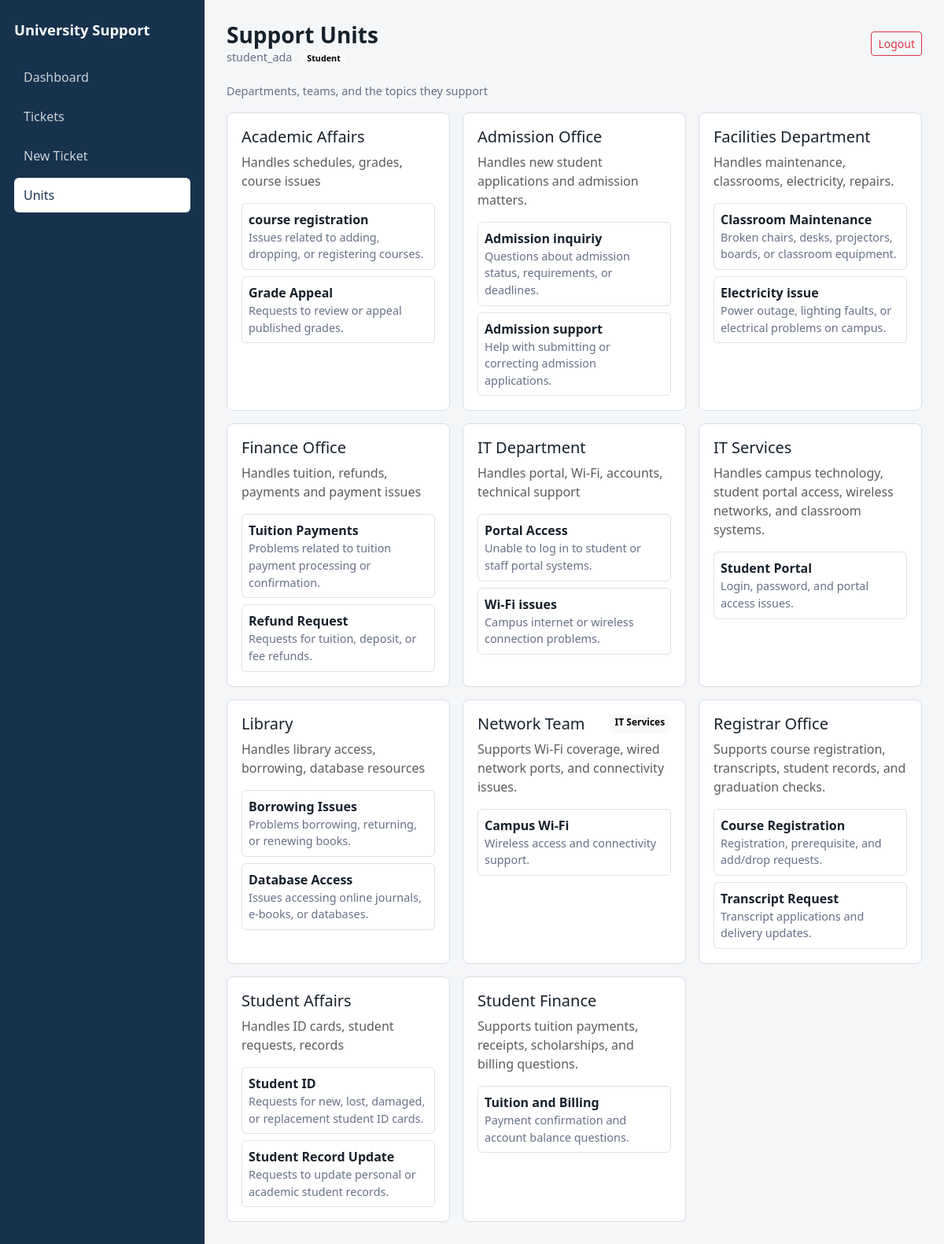
Page /api/ui/units/ (signed in) on the earlier database version.
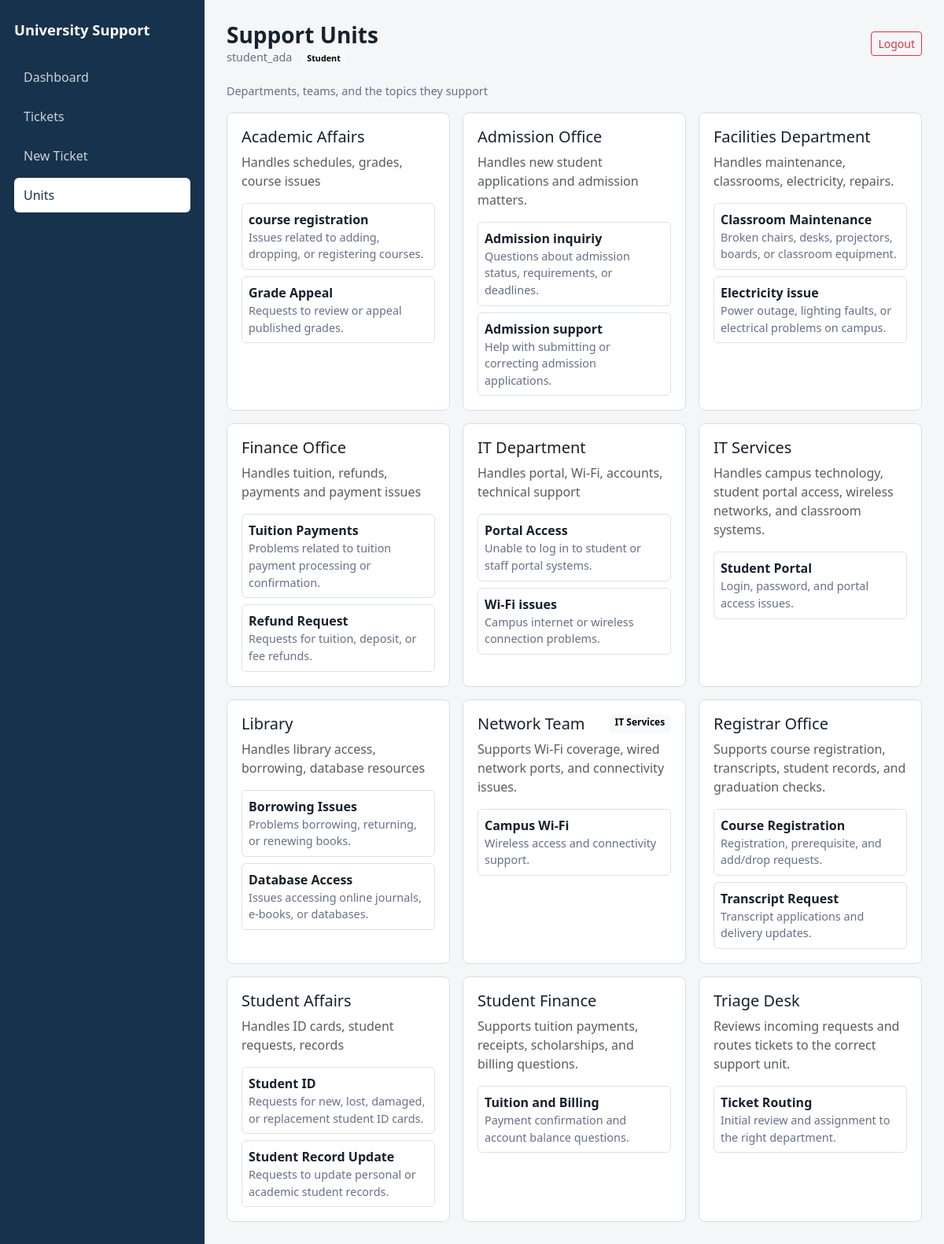
Same page on the later database version.
### tickets/models.py (models this page shows, shortened)
class Unit(models.Model):
    name = models.CharField(max_length=255)
    description = models.TextField(blank=True, null=True)
    parent = models.ForeignKey('self', null=True, blank=True, on_delete=models.CASCADE)

class Topic(models.Model):
    unit = models.ForeignKey(Unit, on_delete=models.CASCADE, related_name='topics')
    name = models.CharField(max_length=255)
    description = models.TextField(blank=True, null=True)

### tickets/views.py (the view)
# urls.py: path('ui/units/', views.unit_list_page, name='unit_list_page'),
def unit_list_page(request):
    if not request.user.is_authenticated:
        return redirect('/api/login/')
    units = Unit.objects.prefetch_related('topics').order_by('name')
    return render(request, 'tickets/unit_list.html', {
        'units': units,
        'role': get_user_role(request.user),
    })

### tickets/views.py (called while the page is built)
def get_user_role(user):
    if not user.is_authenticated:
        return ''
    return user.groups.first().name if user.groups.exists() else ''

### tickets/templates/tickets/unit_list.html (shortened to what this page needs)
{% extends "tickets/base.html" %}
{% block page_title %}Support Units{% endblock %}
{% block content %}
<div class="d-flex justify-content-between align-items-center mb-3">
    <div class="muted-small">Departments, teams, and the topics they support</div>
</div>
{% if units %}
    <div class="row g-3">
        {% for unit in units %}
            <div class="col-md-6 col-xl-4">
                <section class="surface h-100">
                    <div class="d-flex justify-content-between gap-3 mb-2">
                        <h2 class="h5 mb-0">{{ unit.name }}</h2>
                        {% if unit.parent %}
                            <span class="badge text-bg-light">{{ unit.parent.name }}</span>
                        {% endif %}
                    </div>
                    <p class="text-muted">{{ unit.description|default:"No description provided." }}</p>
                    {% if unit.topics.all %}
                        <div class="vstack gap-2">
                            {% for topic in unit.topics.all %}
                                <div class="border rounded p-2">
                                    <div class="fw-semibold">{{ topic.name }}</div>
                                    <div class="muted-small">{{ topic.description|default:"General support topic" }}</div>
                                </div>
                            {% endfor %}
                        </div>
                    {% else %}
                        <p class="mb-0 text-muted">No topics yet.</p>
                    {% endif %}
                </section>
            </div>
        {% endfor %}
    </div>
{% else %}
    <section class="surface">
        <p class="mb-0 text-muted">No units available.</p>
    </section>
{% endif %}
{% endblock %}

Differences in the rows shown:
added Unit: name "Triage Desk", description "Reviews incoming requests and routes tickets to the correct support unit."
added Topic: name "Ticket Routing", description "Initial review and assignment to the right department.", shown under "Triage Desk"
